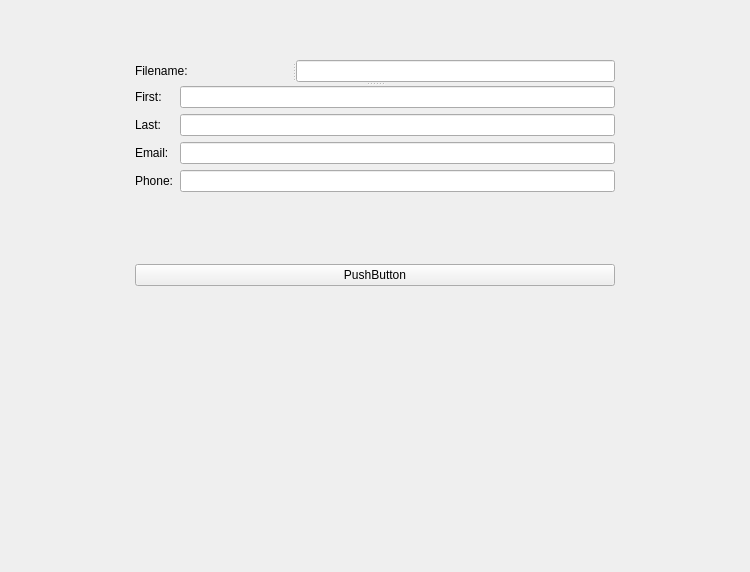
<?xml version="1.0" encoding="UTF-8"?>
<!--
  Output from the Qt Designer
  PyQt6 Course for Beginners - Parwiz Forogh (https://youtu.be/ot94H3-d5d8?t=8376)
  Detailed notes: https://tinyurl.com/y5db3c5c

  Related to:
    - db_insert_data_gen.py

  Concepts Introduced:
    - Vertical spacers in Designer
    

-->

<ui version="4.0">
 <class>Form</class>
 <widget class="QWidget" name="Form">
  <property name="geometry">
   <rect>
    <x>0</x>
    <y>0</y>
    <width>750</width>
    <height>572</height>
   </rect>
  </property>
  <property name="windowTitle">
   <string>Form</string>
  </property>
  <widget class="QWidget" name="">
   <property name="geometry">
    <rect>
     <x>135</x>
     <y>60</y>
     <width>480</width>
     <height>226</height>
    </rect>
   </property>
   <layout class="QVBoxLayout" name="verticalLayout_3">
    <item>
     <widget class="QSplitter" name="splitter_2">
      <property name="orientation">
       <enum>Qt::Vertical</enum>
      </property>
      <widget class="QSplitter" name="splitter">
       <property name="orientation">
        <enum>Qt::Horizontal</enum>
       </property>
       <widget class="QLabel" name="label_5">
        <property name="text">
         <string>Filename:</string>
        </property>
       </widget>
       <widget class="QLineEdit" name="lineEdit_2"/>
      </widget>
      <widget class="QWidget" name="">
       <layout class="QHBoxLayout" name="horizontalLayout">
        <item>
         <layout class="QVBoxLayout" name="verticalLayout">
          <item>
           <widget class="QLabel" name="label">
            <property name="text">
             <string>First:</string>
            </property>
           </widget>
          </item>
          <item>
           <widget class="QLabel" name="label_2">
            <property name="text">
             <string>Last:</string>
            </property>
           </widget>
          </item>
          <item>
           <widget class="QLabel" name="label_3">
            <property name="text">
             <string>Email:</string>
            </property>
           </widget>
          </item>
          <item>
           <widget class="QLabel" name="label_4">
            <property name="text">
             <string>Phone:</string>
            </property>
           </widget>
          </item>
         </layout>
        </item>
        <item>
         <layout class="QVBoxLayout" name="verticalLayout_2">
          <item>
           <widget class="QLineEdit" name="lineEdit"/>
          </item>
          <item>
           <widget class="QLineEdit" name="lineEdit_5"/>
          </item>
          <item>
           <widget class="QLineEdit" name="lineEdit_4"/>
          </item>
          <item>
           <widget class="QLineEdit" name="lineEdit_3"/>
          </item>
         </layout>
        </item>
       </layout>
      </widget>
     </widget>
    </item>
    <item>
     <spacer name="verticalSpacer">
      <property name="orientation">
       <enum>Qt::Vertical</enum>
      </property>
      <property name="sizeHint" stdset="0">
       <size>
        <width>478</width>
        <height>73</height>
       </size>
      </property>
     </spacer>
    </item>
    <item>
     <widget class="QPushButton" name="pushButton">
      <property name="text">
       <string>PushButton</string>
      </property>
     </widget>
    </item>
   </layout>
  </widget>
 </widget>
 <resources/>
 <connections/>
</ui>
